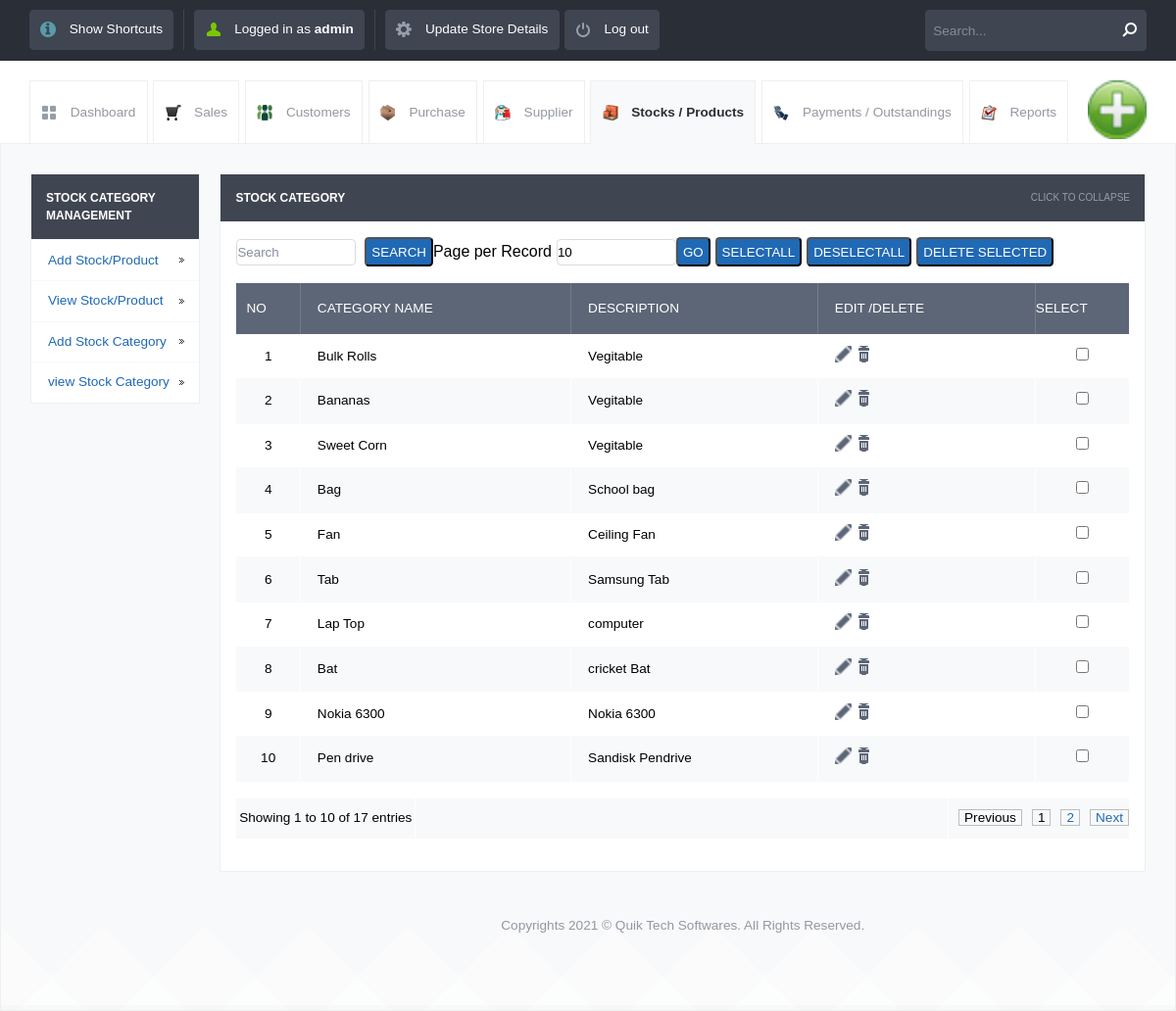
Screenshot of /view_category.php (signed in) with the database file from the repository.
### tables this page shows
CREATE TABLE `category_details` (
  `id` int(10) UNSIGNED NOT NULL,
  `category_name` varchar(120) NOT NULL,
  `category_description` varchar(250) NOT NULL
);

### init.php (called while the page is built, shortened)
<?php
include("lib/db.class.php");
$db = new DB($config['database'], $config['host'], $config['username'], $config['password']);
$POSNIC = array();
$POSNIC['username'] = $_SESSION['username'];
$POSNIC['usertype'] = $_SESSION['usertype'];
$POSNIC['msg'] = '';
?>

### config.php (called while the page is built)
<?php $config["database"] = "posnic"; $config["host"]= "localhost";$config["username"]= "root"; $config["password"]= "";?>

### lib/db.class.php (called while the page is built, shortened)
<?php
  class DB
  {
    function DB($base, $server, $user, $pass)
    {
      $this->connection = mysqli_connect($server, $user, $pass, $base);
    }
    function getMicroTime()
    {
      list($msec, $sec) = explode(' ', microtime());
      return floor($sec / 1000) + $msec;
    }
  }
?>

### view_category.php (the view, shortened to what this page needs)
<?php
include_once("init.php");
?>
<!DOCTYPE html>
<html lang="en">
    <head>
        <link rel="stylesheet" href="css/style.css">
        <?php include_once("tpl/common_js.php"); ?>
    </head>
    <body>
        <?php include_once("tpl/top_bar.php"); ?>
        <div id="header-with-tabs">
            <div class="page-full-width cf">
                <ul id="tabs" class="fl">
                    <li><a href="dashboard.php" class="dashboard-tab">Dashboard</a></li>
                    <li><a href="view_sales.php" class="sales-tab">Sales</a></li>
                    <li><a href="view_customers.php" class=" customers-tab">Customers</a></li>
                    <li><a href="view_purchase.php" class="purchase-tab">Purchase</a></li>
                    <li><a href="view_supplier.php" class=" supplier-tab">Supplier</a></li>
                    <li><a href="view_product.php" class="active-tab stock-tab">Stocks / Products</a></li>
                    <li><a href="view_payments.php" class="payment-tab">Payments / Outstandings</a></li>
                    <li><a href="view_report.php" class="report-tab">Reports</a></li>
                </ul>
                <a href="#" id="company-branding-small" class="fr"><img src="<?php
        if (isset($_SESSION['logo'])) {
            echo "upload/" . $_SESSION['logo'];
        } else {
            echo "upload/posnic.png";
        }
        ?>" alt="Point of Sale"/></a>
            </div>
        </div>
        <div id="content">
            <div class="page-full-width cf">
                <div class="side-menu fl">
                    <h3>Stock Category Management</h3>
                    <ul>
                        <li><a href="add_stock.php">Add Stock/Product</a></li>
                        <li><a href="view_product.php">View Stock/Product</a></li>
                        <li><a href="add_category.php">Add Stock Category</a></li>
                        <li><a href="view_category.php">view Stock Category</a></li>
                    </ul>
                </div>
                <div class="side-content fr">
                    <div class="content-module">
                        <div class="content-module-heading cf">
                            <h3 class="fl">Stock Category</h3>
                            <span class="fr expand-collapse-text">Click to collapse</span>
                        </div>
                        <div class="content-module-main cf">
                            <table>
                                <form action="" method="post" name="search">
                                    <input name="searchtxt" type="text" class="round my_text_box" placeholder="Search">
                                    &nbsp;&nbsp;<input name="Search" type="submit" class="my_button round blue   text-upper"
                                                       value="Search">
                                </form>
                                <form action="" method="get" name="limit_go">
                                    Page per Record<input name="limit" type="text" class="round my_text_box" id="search_limit"
                                                          style="margin-left:5px;"
                                                          value="<?php if (isset($_GET['limit'])) echo $_GET['limit'];
                                                                        else echo "10"; ?>"
                                                          size="3" maxlength="3">
                                    <input name="go" type="button" value="Go" class=" round blue my_button  text-upper"
                                           onclick="return confirmLimitSubmit()">
                                </form>
                                <form name="deletefiles" action="delete.php" method="post">
                                    <input type="button" name="selectall" value="SelectAll"
                                           class="my_button round blue   text-upper" onClick="checkAll()"
                                           style="margin-left:5px;"/>
                                    <input type="button" name="unselectall" value="DeSelectAll"
                                           class="my_button round blue   text-upper" onClick="uncheckAll()"
                                           style="margin-left:5px;"/>
                                    <input name="dsubmit" type="button" value="Delete Selected"
                                           class="my_button round blue   text-upper" style="margin-left:5px;"
                                           onclick="return confirmDeleteSubmit()"/>
                                    <table>
                                        <?php
                                        $tbl_name = "category_details";
                                        $adjacents = 3;
                                        $query = "SELECT COUNT(*) as num FROM $tbl_name";
                                        $total_pages = mysqli_fetch_array(mysqli_query($db->connection, $query));
                                        $total_pages = $total_pages['num'];
                                        $limit = 10;
                                        $page = isset($_GET['page']) ? $_GET['page'] : 0;
                                        if ($page)
                                            $start = ($page - 1) * $limit;
                                        else
                                            $start = 0;
                                        $sql = "SELECT * FROM category_details ORDER BY id DESC LIMIT $start, $limit  ";
                                        $result = mysqli_query($db->connection, $sql);
                                        if ($page == 0)
                                            $page = 1;
                                        $prev = $page - 1;
                                        $next = $page + 1;
                                        $lastpage = ceil($total_pages / $limit);
                                        $pagination = "";
                                        if ($lastpage > 1) {
                                            $pagination .= "<div >";
                                            if ($page > 1)
                                                $pagination .= "<a href=\"view_category.php?page=$prev&limit=$limit\" class=my_pagination >Previous</a>";
                                            else
                                                $pagination .= "<span class=my_pagination>Previous</span>";
                                            if ($lastpage < 7 + ($adjacents * 2)) {
                                                for ($counter = 1; $counter <= $lastpage; $counter++) {
                                                    if ($counter == $page)
                                                        $pagination .= "<span class=my_pagination>$counter</span>";
                                                    else
                                                        $pagination .= "<a href=\"view_category.php?page=$counter&limit=$limit\" class=my_pagination>$counter</a>";
                                                }
                                            }
                                            if ($page < $counter - 1)
                                                $pagination .= "<a href=\"view_category.php?page=$next&limit=$limit\" class=my_pagination>Next</a>";
                                            else
                                                $pagination .= "<span class= my_pagination >Next</span>";
                                            $pagination .= "</div>\n";
                                        }
                                        ?>
                                        <tr>
                                            <th>No</th>
                                            <th>Category Name</th>
                                            <th>description</th>
                                            <th>Edit /Delete</th>
                                            <th>Select</th>
                                        </tr>
                                        <?php
                                        $co = 0;
                                        $co1 = 0;
                                        $s = mysqli_query($db->connection, "select * from category_details");
                                        while ($r = mysqli_fetch_array($s)) {
                                            $co++;
                                        }
                                        $i = 1;
                                        $no = $page - 1;
                                        $no = $no * $limit;
                                        while ($row = mysqli_fetch_array($result)) {
                                            $co1++;
                                            ?>
                                            <tr>
                                                <td> <?php echo $no + $i; ?></td>
                                                <td><?php echo $row['category_name']; ?></td>
                                                <td> <?php echo $row['category_description']; ?></td>
                                                <td>
                                                    <a href="update_category.php?sid=<?php echo $row['id']; ?>&table=category_details&return=view_category.php"
                                                       class="table-actions-button ic-table-edit">
                                                    </a>
                                                    <a onclick="return confirmSubmit()"
                                                       href="delete.php?id=<?php echo $row['id']; ?>&table=category_details&return=view_category.php"
                                                       class="table-actions-button ic-table-delete"></a>
                                                </td>
                                                <td><input type="checkbox" value="<?php echo $row['id']; ?>" name="checklist[]"
                                                           id="check_box"/></td>
                                            </tr>
    <?php $i++;
}
?>
                                        <table>
                                            <tr>
                                                <td align='right'style="width:20%"><?php $end = $no + $co1; ?>
                                                    Showing <?php echo $no + 1; ?> to <?php echo $end; ?> of <?php echo $co; ?> entries</td><td >&nbsp;</td><td><?php echo $pagination; ?></td>
                                            </tr>
                                        </table>
                                    </table>
                                </form>
                        </div>
                    </div>
                    <div id="footer">
                        <p>Copyrights 2021 © Quik Tech Softwares. All Rights Reserved.
                        </p>
                    </div>
                    </body>
                    </html>

### tpl/common_js.php (shortened to what this page needs)
<link rel="stylesheet" href="css/cmxform.css">

### tpl/top_bar.php (shortened to what this page needs)
<div id="top-bar">
	<div class="page-full-width cf">
		<ul id="nav" class="fl">
			<li class="v-sep"><a href="javascript:void(0);" onclick="javascript:window.open('shortcuts.html','myNewWinsr','width=600,height=110,toolbar=0,menubar=no,status=no,resizable=yes,location=no,directories=no,scrollbars=yes');" class="round button dark ic-info image-left">Show Shortcuts</a></li>
			<li class="v-sep"><a href="#" class="round button dark menu-user image-left">Logged in as <strong><?php echo $POSNIC['username'] ?></strong></a>
			</li>
		<li><a href="update_details.php" class="round button dark menu-settings image-left">Update Store Details</a></li>
			<li><a href="logout.php" class="round button dark menu-logoff image-left">Log out</a></li>
		</ul>
		<form action="#" method="POST" id="search-form" class="fr">
			<fieldset>
				<input type="text" id="search-keyword" class="round button dark ic-search image-right" placeholder="Search..." />
			</fieldset>
		</form>
	</div>
</div>

### rows the page displays
category_details: i "1", category_name "Bulk Rolls", category_description "Vegitable"
category_details: i "2", category_name "Bananas", category_description "Vegitable"
category_details: i "3", category_name "Sweet Corn", category_description "Vegitable"
category_details: i "4", category_name "Bag", category_description "School bag"
category_details: i "5", category_name "Fan", category_description "Ceiling Fan"
category_details: i "6", category_name "Tab", category_description "Samsung Tab"
category_details: i "7", category_name "Lap Top", category_description "computer"
category_details: i "8", category_name "Bat", category_description "cricket Bat"
category_details: i "9", category_name "Nokia 6300", category_description "Nokia 6300"
category_details: i "10", category_name "Pen drive", category_description "Sandisk Pendrive"

### other values shown
$POSNIC['username'] "admin"
$no + 1 "1"
$end "10"
$co "17"
